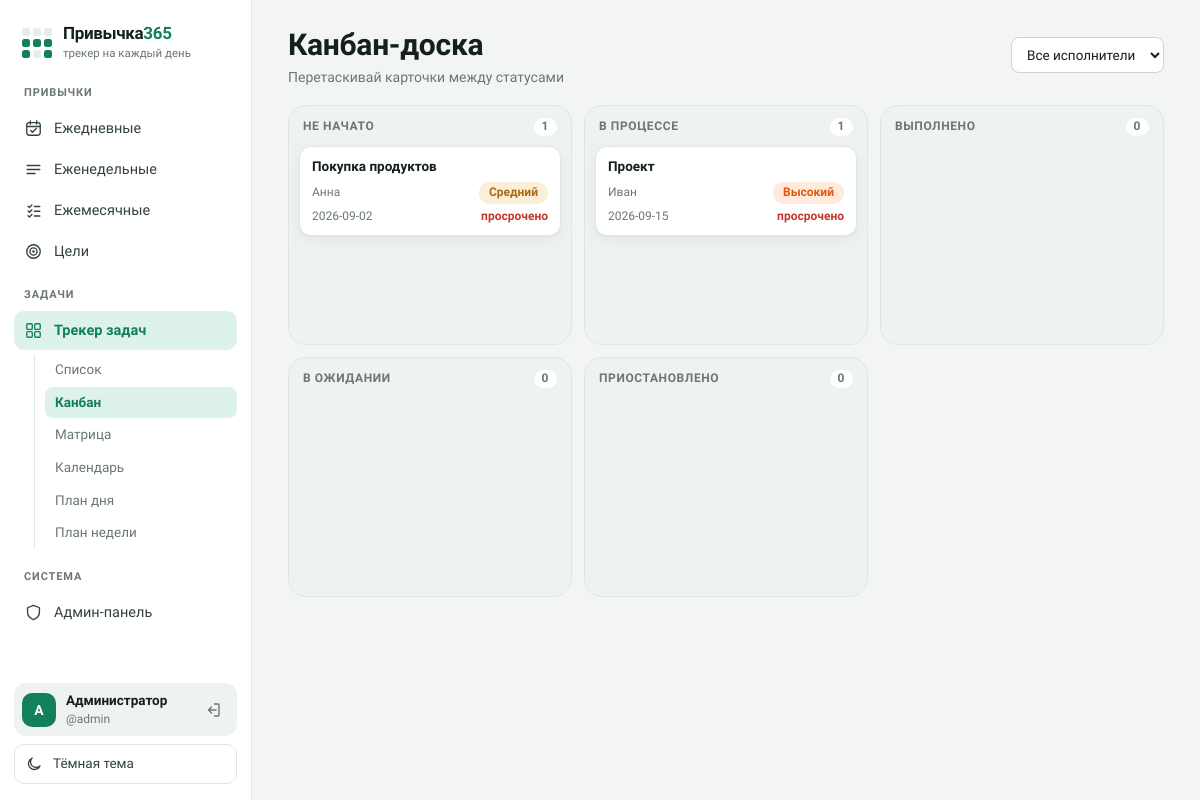
The page /tasks/kanban (signed in) on the database its author committed.
### tables this page shows
CREATE TABLE users (
        id INTEGER PRIMARY KEY AUTOINCREMENT,
        username TEXT UNIQUE NOT NULL,
        display_name TEXT NOT NULL,
        password_hash TEXT NOT NULL,
        is_admin INTEGER DEFAULT 0,
        created_at TEXT DEFAULT CURRENT_TIMESTAMP
    );

CREATE TABLE tasks (
        id INTEGER PRIMARY KEY AUTOINCREMENT,
        user_id INTEGER NOT NULL,
        title TEXT NOT NULL,
        due_date TEXT,
        assignee TEXT,
        status TEXT DEFAULT 'Не начато',
        category TEXT,
        priority TEXT DEFAULT 'Средний',
        important INTEGER DEFAULT 0,
        urgent INTEGER DEFAULT 0,
        description TEXT,
        created_at TEXT DEFAULT CURRENT_TIMESTAMP,
        FOREIGN KEY (user_id) REFERENCES users(id) ON DELETE CASCADE
    );

### app.py (the view)
@app.route("/tasks/kanban")
@login_required
def tasks_kanban():
    user_id = session['user_id']
    assignee = request.args.get("assignee") or None
    tasks = db.get_tasks(user_id, assignee=assignee)
    columns = {s: [t for t in tasks if t["status"] == s] for s in db.STATUSES}
    return render_template(
        "tasks_kanban.html", columns=columns, statuses=db.STATUSES,
        assignees=db.distinct_values(user_id, "assignee"), f_assignee=assignee,
        active="tasks", tasks_tab="kanban",
    )

### app.py (called while the page is built)
def today_ym():
    t = date.today()
    return t.year, t.month

@app.before_request
def log_visits():
    if request.path.startswith('/static/') or request.path in ['/login', '/register']:
        return
    if request.headers.get('X-Requested-With') == 'XMLHttpRequest':
        return
    user_id = session.get('user_id')
    db.log_visit(
        user_id=user_id,
        ip=request.remote_addr,
        user_agent=request.headers.get('User-Agent'),
        path=request.path
    )

def login_required(f):
    @wraps(f)
    def decorated_function(*args, **kwargs):
        if 'user_id' not in session:
            flash('Пожалуйста, войдите в систему')
            return redirect(url_for('login'))
        return f(*args, **kwargs)
    return decorated_function

def get_current_user():
    if 'user_id' in session:
        conn = db.get_db()
        user = conn.execute(
            "SELECT id, username, display_name, is_admin FROM users WHERE id = ?",
            (session['user_id'],)
        ).fetchone()
        conn.close()
        return dict(user) if user else None
    return None

@app.context_processor
def inject_now():
    y, m = today_ym()
    return {
        "now_y": y,
        "now_m": m,
        "date": date,
        "current_user": get_current_user()
    }

### database.py (called while the page is built)
def get_db():
    conn = sqlite3.connect(DB_PATH)
    conn.row_factory = sqlite3.Row
    conn.execute("PRAGMA foreign_keys = ON")
    return conn

def log_visit(user_id=None, ip=None, user_agent=None, path=None):
    conn = get_db()
    conn.execute(
        "INSERT INTO visits (user_id, ip, user_agent, path) VALUES (?, ?, ?, ?)",
        (user_id, ip, user_agent, path)
    )
    conn.commit()
    conn.close()

def distinct_values(user_id, field):
    conn = get_db()
    rows = conn.execute(
        f"SELECT DISTINCT {field} FROM tasks WHERE user_id = ? AND {field} IS NOT NULL AND {field} != ''",
        (user_id,)
    ).fetchall()
    conn.close()
    return [r[0] for r in rows]

### templates/tasks_kanban.html (shortened to what this page needs)
{% extends "base.html" %}
{% block content %}
<div class="page-header">
  <div>
    <h1>Канбан-доска</h1>
    <p class="muted">Перетаскивай карточки между статусами</p>
  </div>
  <form method="get" class="filters-bar">
    <select name="assignee" onchange="this.form.submit()">
      <option value="">Все исполнители</option>
    </select>
  </form>
</div>
<div class="kanban-board">
  {% for s in statuses %}
  <div class="kanban-col" data-status="{{ s }}">
    <div class="kanban-col-title"><span>{{ s }}</span><span>{{ columns[s]|length }}</span></div>
    {% for t in columns[s] %}
    <div class="kanban-card" draggable="true" data-id="{{ t.id }}">
      <div class="kanban-card-title">{{ t.title }}</div>
      <div class="kanban-card-meta">
        <span>{{ t.assignee or '—' }}</span>
        <span class="badge badge-{{ t.priority }}">{{ t.priority }}</span>
      </div>
      {% if t.due_date %}<div class="kanban-card-meta" style="margin-top:4px;"><span>{{ t.due_date }}</span>{% if t.overdue %}<span class="overdue-tag">просрочено</span>{% endif %}</div>{% endif %}
    </div>
    {% endfor %}
  </div>
  {% endfor %}
</div>
{% endblock %}

### templates/base.html (shortened to what this page needs)
<!DOCTYPE html>
<html lang="ru">
<head>
<link rel="stylesheet" href="{{ url_for('static', filename='css/style.css') }}">
</head>
<body>
<div class="app-shell">
  <aside class="sidebar">
    <a class="brand" href="{{ url_for('index') }}">
      <span class="brand-mark" aria-hidden="true">
        <i></i><i></i><i></i><i class="on"></i><i class="on"></i><i class="on"></i><i class="on"></i><i></i><i class="on"></i>
      </span>
      <span class="brand-text">
        <span class="brand-title">Привычка<b>365</b></span>
        <span class="brand-sub">трекер на каждый день</span>
      </span>
    </a>
    <nav class="nav" aria-label="Разделы">
      <div class="nav-group-label">Привычки</div>
      <a href="{{ url_for('daily', year=year|default(now_y), month=month|default(now_m)) }}"
         class="nav-link {{ 'active' if active=='daily' else '' }}">
        <svg class="nav-ico" viewBox="0 0 24 24" aria-hidden="true"><rect x="3.5" y="4.5" width="17" height="16" rx="3"/><path d="M3.5 9.5h17M8 2.5v4M16 2.5v4M8.5 14.5l2.2 2.2 4.8-4.8"/></svg>
        Ежедневные
      </a>
      <a href="{{ url_for('weekly', year=year|default(now_y), month=month|default(now_m)) }}"
         class="nav-link {{ 'active' if active=='weekly' else '' }}">
        <svg class="nav-ico" viewBox="0 0 24 24" aria-hidden="true"><path d="M4 7h16M4 12h16M4 17h10"/></svg>
        Еженедельные
      </a>
      <a href="{{ url_for('monthly', year=year|default(now_y), month=month|default(now_m)) }}"
         class="nav-link {{ 'active' if active=='monthly' else '' }}">
        <svg class="nav-ico" viewBox="0 0 24 24" aria-hidden="true"><path d="M5 6.5l1.8 1.8L10 5M5 12.5l1.8 1.8L10 11M5 18.5l1.8 1.8L10 17M13 7h7M13 13h7M13 19h7"/></svg>
        Ежемесячные
      </a>
      <a href="{{ url_for('goals') }}" class="nav-link {{ 'active' if active=='goals' else '' }}">
        <svg class="nav-ico" viewBox="0 0 24 24" aria-hidden="true"><circle cx="12" cy="12" r="8.5"/><circle cx="12" cy="12" r="4.5"/><circle cx="12" cy="12" r=".8"/></svg>
        Цели
      </a>
      <div class="nav-group-label">Задачи</div>
      <a href="{{ url_for('tasks_list') }}" class="nav-link {{ 'active' if active=='tasks' else '' }}">
        <svg class="nav-ico" viewBox="0 0 24 24" aria-hidden="true"><rect x="3.5" y="3.5" width="7" height="7" rx="1.5"/><rect x="13.5" y="3.5" width="7" height="7" rx="1.5"/><rect x="3.5" y="13.5" width="7" height="7" rx="1.5"/><rect x="13.5" y="13.5" width="7" height="7" rx="1.5"/></svg>
        Трекер задач
      </a>
      {% if active == 'tasks' %}
      <div class="subnav">
        <a href="{{ url_for('tasks_list') }}" class="subnav-link {{ 'active' if tasks_tab=='list' else '' }}">Список</a>
        <a href="{{ url_for('tasks_kanban') }}" class="subnav-link {{ 'active' if tasks_tab=='kanban' else '' }}">Канбан</a>
        <a href="{{ url_for('tasks_matrix') }}" class="subnav-link {{ 'active' if tasks_tab=='matrix' else '' }}">Матрица</a>
        <a href="{{ url_for('tasks_calendar', year=now_y, month=now_m) }}" class="subnav-link {{ 'active' if tasks_tab=='calendar' else '' }}">Календарь</a>
        <a href="{{ url_for('tasks_planner_daily') }}" class="subnav-link {{ 'active' if tasks_tab=='daily' else '' }}">План дня</a>
        <a href="{{ url_for('tasks_planner_weekly') }}" class="subnav-link {{ 'active' if tasks_tab=='weekly' else '' }}">План недели</a>
      </div>
      {% endif %}
      {% if current_user and current_user.is_admin %}
      <div class="nav-group-label">Система</div>
      <a href="{{ url_for('admin_panel') }}" class="nav-link {{ 'active' if active=='admin' else '' }}">
        <svg class="nav-ico" viewBox="0 0 24 24" aria-hidden="true"><path d="M12 3l7.5 3v5.5c0 4.5-3.2 8-7.5 9.5-4.3-1.5-7.5-5-7.5-9.5V6z"/></svg>
        Админ-панель
      </a>
      {% endif %}
    </nav>
    <div class="sidebar-bottom">
      {% if current_user %}
      <div class="user-profile">
        <div class="user-avatar">{{ (current_user.display_name or current_user.username)[0]|upper }}</div>
        <div class="user-info">
          <div class="user-name">{{ current_user.display_name or current_user.username }}</div>
          <div class="user-username">@{{ current_user.username }}</div>
        </div>
        <a href="{{ url_for('logout') }}" class="logout-btn" title="Выйти" aria-label="Выйти">
          <svg viewBox="0 0 24 24" aria-hidden="true"><path d="M14 4h4.5A1.5 1.5 0 0 1 20 5.5v13a1.5 1.5 0 0 1-1.5 1.5H14M10 16l-4-4 4-4M6 12h10"/></svg>
        </a>
      </div>
      {% endif %}
      <button id="theme-toggle" class="theme-toggle" type="button">
        <svg class="theme-ico" viewBox="0 0 24 24" aria-hidden="true"><path d="M20 14.5A8 8 0 1 1 9.5 4a6.5 6.5 0 0 0 10.5 10.5z"/></svg>
        <span id="theme-label">Тёмная тема</span>
      </button>
    </div>
  </aside>
  <main class="content">
    {% block content %}{% endblock %}
  </main>
</div>
</body>
</html>

### rows shown on the page
users: display_name "А", display_name "Администратор", username "admin"
tasks: title "Покупка продуктов", assignee "Анна", priority "Средний", due_date "2026-09-02"
tasks: title "Проект", assignee "Иван", priority "Высокий", due_date "2026-09-15"

### other values the page prints
{{ s }} "НЕ НАЧАТО" "В ПРОЦЕССЕ" "ВЫПОЛНЕНО" "В ОЖИДАНИИ" "ПРИОСТАНОВЛЕНО"
{{ columns[s]|length }} "1" "1" "0" "0" "0"
